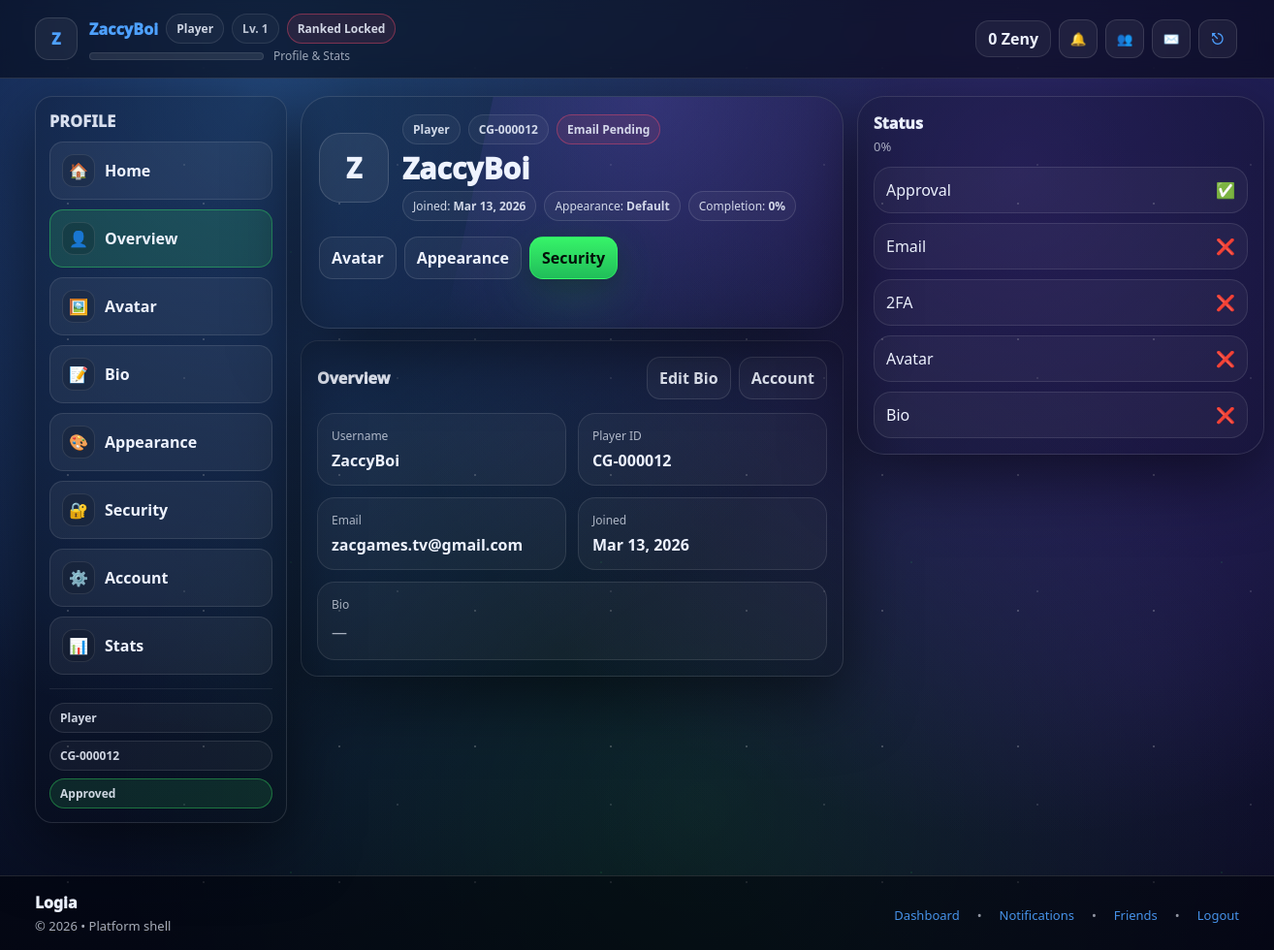
The page /profile.php (signed in) on the database as committed earlier.
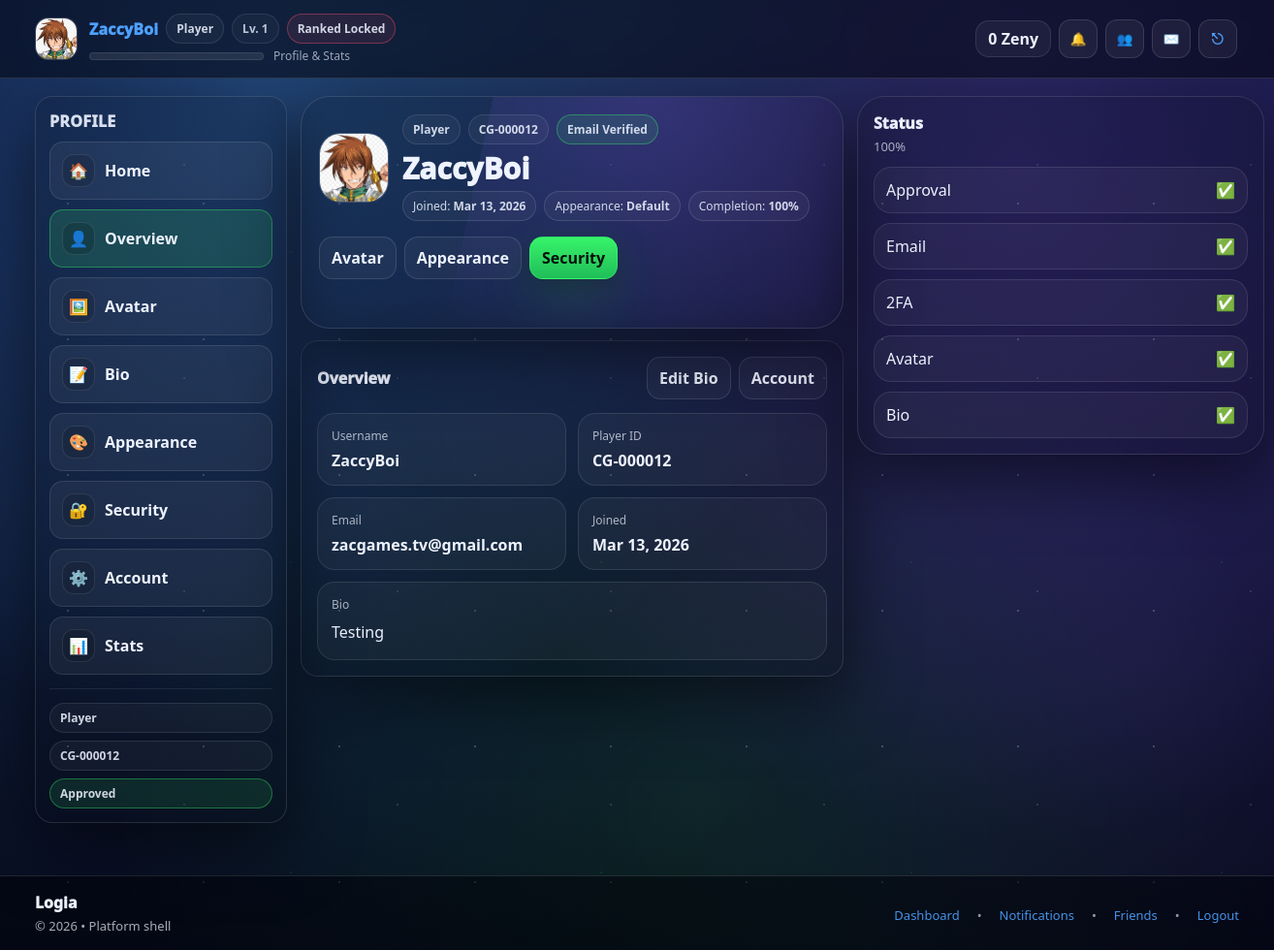
The same page on the database as committed later.
### tables this page shows
CREATE TABLE `users` (
  `id` bigint UNSIGNED NOT NULL,
  `username` varchar(32) NOT NULL,
  `email` varchar(255) NOT NULL,
  `password_hash` varchar(255) NOT NULL,
  `display_name` varchar(64) DEFAULT NULL,
  `email_verified_at` datetime DEFAULT NULL,
  `failed_login_attempts` int NOT NULL DEFAULT '0',
  `security_challenge_required` tinyint(1) NOT NULL DEFAULT '0',
  `last_failed_login_at` datetime DEFAULT NULL,
  `approval_status` enum('pending','approved','rejected') NOT NULL DEFAULT 'pending',
  `approved_by` bigint UNSIGNED DEFAULT NULL,
  `approved_at` datetime DEFAULT NULL,
  `rejected_reason` varchar(255) DEFAULT NULL,
  `is_active` tinyint(1) NOT NULL DEFAULT '1',
  `is_guest` tinyint(1) NOT NULL DEFAULT '0',
  `banned_until` datetime DEFAULT NULL,
  `bank_link_status` enum('none','pending','linked','failed') NOT NULL DEFAULT 'none',
  `bank_linked_at` datetime DEFAULT NULL,
  `appearance_mode` enum('default','dark','light') NOT NULL DEFAULT 'default',
  `last_login_at` datetime DEFAULT NULL,
  `created_at` datetime NOT NULL DEFAULT CURRENT_TIMESTAMP,
  `updated_at` datetime NOT NULL DEFAULT CURRENT_TIMESTAMP ON UPDATE CURRENT_TIMESTAMP,
  `level` int DEFAULT '1',
  `exp` int DEFAULT '0',
  `exp_to_next` int DEFAULT '100',
  `credits` int DEFAULT '0',
  `matches_played` int DEFAULT '0',
  `matches_won` int DEFAULT '0',
  `bio` text,
  `avatar_path` varchar(255) DEFAULT NULL,
  `favorite_deck` varchar(100) DEFAULT NULL,
  `tagline` varchar(120) DEFAULT NULL
);

### includes/helpers.php (called while the page is built, shortened)
<?php
function h($s): string {
  return htmlspecialchars((string)$s, ENT_QUOTES, 'UTF-8');
}
function base_path(): string {
  return '/cardgame';
}

### includes/auth.php (called while the page is built, shortened)
<?php
require_once __DIR__ . '/db.php';
require_once __DIR__ . '/helpers.php';
function current_user(): ?array {
  global $mysqli;
  $uid = (int)($_SESSION['user_id'] ?? 0);
  load_user_into_session($mysqli, $uid);
  return $_SESSION['user'] ?? null;
}
function load_user_into_session(mysqli $mysqli, int $uid): void {
  $stmt = $mysqli->prepare("
    SELECT id, username, email, display_name,
          avatar_path, bio, favorite_deck, tagline, appearance_mode,
          is_active, is_guest,
          approval_status, email_verified_at,
          bank_link_status, banned_until, last_login_at,
          level, exp, exp_to_next, credits, matches_played, matches_won,
          created_at
    FROM users
    WHERE id = ?
    LIMIT 1
  ");
  $stmt->bind_param("i", $uid);
  $stmt->execute();
  $u = $stmt->get_result()->fetch_assoc();
  $mode = (string)($u['appearance_mode'] ?? 'default');
  $u['appearance_mode'] = $mode;
  $stmt = $mysqli->prepare("
    SELECT r.name
    FROM user_roles ur
    JOIN roles r ON r.id = ur.role_id
    WHERE ur.user_id = ?
    ORDER BY r.name
  ");
  $stmt->bind_param("i", $uid);
  $stmt->execute();
  $rs = $stmt->get_result();
  $roles = [];
  while ($row = $rs->fetch_assoc()) $roles[] = $row['name'];
  $u['roles'] = $roles;
}

### includes/ui.php (the view, shortened to what the changed rows need)
<?php
require_once __DIR__ . '/helpers.php';
require_once __DIR__ . '/db.php';
require_once __DIR__ . '/auth.php';
function ranked_requirements(mysqli $mysqli, array $u): array {
  $uid = (int)$u['id'];
  $stmt = $mysqli->prepare("SELECT is_enabled FROM two_factor_secrets WHERE user_id = ? LIMIT 1");
  $stmt->bind_param("i", $uid);
  $stmt->execute();
  $twofa = (int)($stmt->get_result()->fetch_assoc()['is_enabled'] ?? 0);
  $email_ok = !empty($u['email_verified_at']);
  $bank_ok  = (($u['bank_link_status'] ?? 'none') === 'linked');
  $twofa_ok = ($twofa === 1);
  return [
    'email_ok'  => $email_ok,
    'bank_ok'   => $bank_ok,
    'twofa_ok'  => $twofa_ok,
    'ranked_ok' => (($u['approval_status'] ?? '') === 'approved') && $email_ok && $bank_ok && $twofa_ok
  ];
}
function ui_appearance_mode(array $u): string {
  $mode = (string)($u['appearance_mode'] ?? 'default');
  return $mode;
}
function ui_header(string $title = 'Dashboard', bool $is_hub = true): void {
  global $mysqli;
  $bp = base_path();
  $u  = current_user();
  $is_guest = ((int)($u['is_guest'] ?? 0) === 1);
  $role_label = $is_guest ? 'Guest' : 'Player';
  $level   = (int)($u['level'] ?? 1);
  $req = ranked_requirements($mysqli, $u);
  $ranked_ok = (!$is_guest && !empty($req['ranked_ok']));
  $zenyBalance = (int)($u['credits'] ?? 0);
  ?>
<!doctype html>
<html lang="en">
<head>
  <link rel="stylesheet" href="<?= h($bp) ?>/assets/style.css"/>
  <link rel="stylesheet" href="<?= h($bp) ?>/assets/hub.css"/>
  <link rel="stylesheet" href="<?= h($bp) ?>/assets/userstyle.css"/>
</head>
<body class="<?= $is_hub ? 'hub' : '' ?>" data-appearance="<?= h(ui_appearance_mode($u)) ?>">
<header class="topnav">
  <div class="topnav__inner" style="display:flex; align-items:center; justify-content:space-between; gap:14px;">
    <a href="<?= h($bp) ?>/profile.php" title="Profile & Stats" style="display:flex; align-items:center; gap:12px; text-decoration:none;">
      <?php $navAvatar = trim((string)($u['avatar_path'] ?? '')); ?>
      <?php if ($navAvatar !== ''): ?>
        <img
          src="<?= h($bp . '/' . ltrim($navAvatar, '/')) ?>"
          alt="Profile Avatar"
          style="width:44px; height:44px; border-radius:14px; object-fit:cover; border:1px solid rgba(255,255,255,.12); background: rgba(255,255,255,.06); display:block;"
        >
      <?php else: ?>
        <div style="width:44px; height:44px; border-radius:14px; display:grid; place-items:center; border:1px solid rgba(255,255,255,.12); background: rgba(255,255,255,.06); font-weight:950;">
          <?= h(strtoupper(substr((string)$u['username'], 0, 1))) ?>
        </div>
      <?php endif; ?>
      <div style="display:grid; gap:4px; min-width:0;">
        <div style="display:flex; align-items:center; gap:8px; flex-wrap:wrap; min-width:0;">
          <div style="font-weight:950; letter-spacing:.01em; white-space:nowrap; overflow:hidden; text-overflow:ellipsis; max-width:240px;">
            <?= h($u['display_name'] ?? $u['username']) ?>
          </div>
          <span class="pill"><?= h($role_label) ?></span>
          <span class="pill" style="opacity:.9;">Lv. <?= (int)$level ?></span>
          <?php if ($is_guest): ?>
            <span class="pill" style="border-color: rgba(255,205,102,.45); background: rgba(255,205,102,.10);">Casual Only</span>
          <?php elseif (!$ranked_ok): ?>
            <span class="pill" style="border-color: rgba(255,77,109,.40); background: rgba(255,77,109,.10);">Ranked Locked</span>
          <?php endif; ?>
        </div>
        <div style="display:flex; align-items:center; gap:10px; opacity:.9;">
        </div>
      </div>
    </a>
    <div class="md-icons">
          <div
          class="md-ico-wrap"
          title="Zeny Balance"
          style="display:flex; align-items:center; gap:8px; padding:0 2px;"
        >
          <a
            href="<?= h($bp) ?>/shop.php?tab=credits"
            style="
              display:inline-flex;
              align-items:center;
              gap:8px;
              text-decoration:none;
              color:var(--text);
              padding:10px 12px;
              border-radius:14px;
              border:1px solid rgba(255,255,255,.10);
              background:rgba(255,255,255,.05);
              font-weight:900;
              line-height:1;
            "
          >
            <span> <?= number_format($zenyBalance) ?> Zeny</span>
          </a>
    </div>
  </div>
</header>
<main class="container" style="padding-top:18px;">
<?php
}
function ui_footer(): void {
  ?>
</main>
</body>
</html>
<?php
}

### profile.php (shortened to what the changed rows need)
<?php
require_once __DIR__ . "/includes/db.php";
require_once __DIR__ . "/includes/helpers.php";
require_once __DIR__ . "/includes/auth.php";
require_once __DIR__ . "/includes/ui.php";
require_once __DIR__ . "/includes/profile_helpers.php";
$u  = current_user();
$bp = base_path();
$tab = (string)($_GET['tab'] ?? 'overview');
$profile = profile_load_state($mysqli, $u);
extract($profile);
ui_header("Profile");
?>
<section class="section" style="padding-top:0;">
  <div class="hub-grid">
    <main style="min-width:0;">
      <div class="card hub-hero">
        <div style="display:flex; align-items:flex-start; justify-content:space-between; gap:16px; position:relative; z-index:1; flex-wrap:wrap;">
          <div style="display:flex; gap:14px; align-items:center; min-width:0;">
            <?php if ($avatar !== ''): ?>
              <img
                src="<?= h($bp . '/' . ltrim($avatar, '/')) ?>"
                alt="Avatar"
                style="width:72px; height:72px; border-radius:22px; object-fit:cover; border:1px solid rgba(255,255,255,.14); background:rgba(255,255,255,.05);"
              >
            <?php else: ?>
              <div style="width:72px; height:72px; border-radius:22px; display:grid; place-items:center; font-weight:1000; font-size:28px; border:1px solid rgba(255,255,255,.14); background:rgba(255,255,255,.06);">
                <?= h($avatarInitial) ?>
              </div>
            <?php endif; ?>
            <div style="min-width:0;">
              <div style="display:flex; flex-wrap:wrap; gap:8px; margin-bottom:8px;">
                <span class="pill"><?= h($roleLabel) ?></span>
                <span class="pill"><?= h($playerId) ?></span>
                <?php if ($emailVerified): ?>
                  <span class="pill" style="border-color: rgba(57,255,106,.35); background: rgba(57,255,106,.10);">Email Verified</span>
                <?php else: ?>
                  <span class="pill" style="border-color: rgba(255,77,109,.40); background: rgba(255,77,109,.10);">Email Pending</span>
                <?php endif; ?>
              </div>
              <h2 style="margin:0 0 6px;"><?= h($displayName !== '' ? $displayName : $username) ?></h2>
              <div style="display:flex; flex-wrap:wrap; gap:8px;">
                <span class="note">Joined: <b><?= h($joinedAt) ?></b></span>
                <span class="note">Appearance: <b><?= h(ucfirst($appearanceMode)) ?></b></span>
                <span class="note">Completion: <b><?= (int)$profileCompletion ?>%</b></span>
              </div>
            </div>
          </div>
        </div>
      </div>
      <div style="margin-top:12px; display:grid; gap:12px;">
        <?php if ($tab === 'overview'): ?>
          <div class="card" style="padding:16px;">
            <div style="display:flex; align-items:center; justify-content:space-between; gap:10px; flex-wrap:wrap;">
              <div style="font-weight:950;">Overview</div>
              <div style="display:flex; gap:8px; flex-wrap:wrap;">
                <a class="btn btn-ghost" href="<?= h($bp) ?>/profile.php?tab=bio">Edit Bio</a>
                <a class="btn btn-ghost" href="<?= h($bp) ?>/profile.php?tab=account">Account</a>
              </div>
            </div>
            <div style="margin-top:14px; display:grid; grid-template-columns: repeat(2, minmax(0,1fr)); gap:12px;">
              <div class="card-soft" style="padding:14px;">
                <div style="font-size:12px; color:var(--muted); margin-bottom:6px;">Username</div>
                <div style="font-weight:900;"><?= h($username) ?></div>
              </div>
              <div class="card-soft" style="padding:14px;">
                <div style="font-size:12px; color:var(--muted); margin-bottom:6px;">Player ID</div>
                <div style="font-weight:900;"><?= h($playerId) ?></div>
              </div>
              <div class="card-soft" style="padding:14px;">
                <div style="font-size:12px; color:var(--muted); margin-bottom:6px;">Email</div>
                <div style="font-weight:900; word-break:break-word;"><?= h($email !== '' ? $email : '—') ?></div>
              </div>
              <div class="card-soft" style="padding:14px;">
                <div style="font-size:12px; color:var(--muted); margin-bottom:6px;">Joined</div>
                <div style="font-weight:900;"><?= h($joinedAt) ?></div>
              </div>
            </div>
            <div style="margin-top:12px;" class="card-soft">
              <div style="padding:14px;">
                <div style="font-size:12px; color:var(--muted); margin-bottom:8px;">Bio</div>
                <div style="line-height:1.6; color:var(--text);">
                  <?= $bio !== '' ? nl2br(h($bio)) : '<span style="color:var(--muted);">—</span>' ?>
                </div>
              </div>
            </div>
          </div>
        <?php endif; ?>
      </div>
    </main>
    <aside class="hub-right">
      <div class="card" style="padding:16px; border-radius: calc(var(--radius) + 10px);">
        <div>
          <div style="font-weight:950;">Status</div>
          <div style="color: var(--muted); font-size:13px; margin-top:4px;">
            <?= (int)$profileCompletion ?>%
          </div>
        </div>
        <div style="margin-top:12px; display:grid; gap:10px;">
          <div class="card-soft" style="padding:12px;">
            <div style="display:flex; justify-content:space-between; gap:12px;"><span>Email</span><span><?= $emailVerified ? '✅' : '❌' ?></span></div>
          </div>
          <div class="card-soft" style="padding:12px;">
            <div style="display:flex; justify-content:space-between; gap:12px;"><span>2FA</span><span><?= $twofaEnabled ? '✅' : '❌' ?></span></div>
          </div>
          <div class="card-soft" style="padding:12px;">
            <div style="display:flex; justify-content:space-between; gap:12px;"><span>Avatar</span><span><?= !empty($avatar) ? '✅' : '❌' ?></span></div>
          </div>
          <div class="card-soft" style="padding:12px;">
            <div style="display:flex; justify-content:space-between; gap:12px;"><span>Bio</span><span><?= $bio !== '' ? '✅' : '❌' ?></span></div>
          </div>
        </div>
      </div>
    </aside>
  </div>
</section>
<?php ui_footer(); ?>

Rows that differ between the two databases and show on the page:
changed users "ZaccyBoi": avatar_path: picture added; exp_to_next (not shown) → "100"; bio (not shown) → "Testing"; username "Z" → (not shown)
Other text that changed with them:
$avatarInitial: "Z" → (not shown)
$profileCompletion: "0" → (not shown)
text no longer shown: "Email Pending — ❌ ❌ ❌ ❌"
text now shown: "Email Verified ✅ ✅ ✅ ✅"
